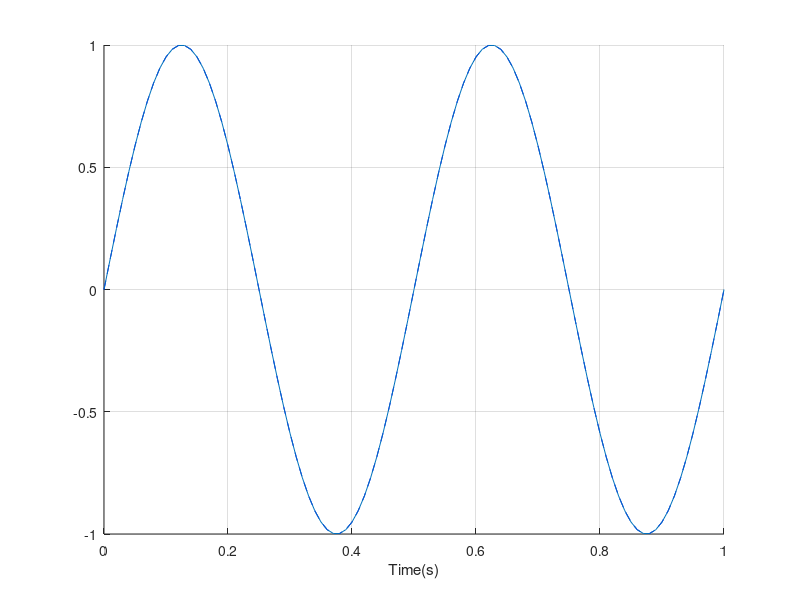

Here is the MATLAB script that generated this plot:
clc;
clear all;
Fs = 100;             % Sampling frequency (samples per second) 
dt = 1/Fs;            % seconds per sample 
StopTime = 1;         % seconds 
t = (0:dt:StopTime)'; % seconds 
F = 2;                % Sine wave frequency (hertz) 
rng = 2*pi*F*t;

nf = @(t,h) sin(t).*(sin(t)>=h) + h*(sin(t)<h);  % Clipper Sine Function (-ve)
pf = @(t,h) sin(t).*(sin(t)<=h) + h*(sin(t)>h);  % Clipper Sine Function (+ve)

thres = input('Enter Threshold: ');
if thres>=0
    hold on
    plot(t,sin(rng),'b--')   %uncomment to compare
    plot(t, pf(rng,thres))
else
    hold on
    plot(t,sin(rng),'b--')  %uncomment to compare
    plot(t,nf(rng,thres))
end
xlabel('Time(s)');
grid
axis([0  1   -1  1])    